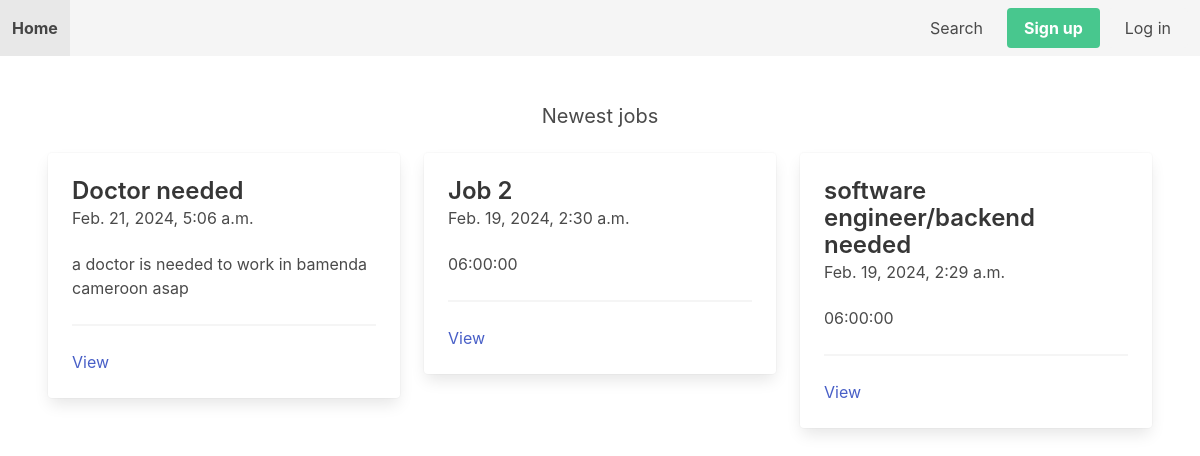
The page / on the database its author committed.
### job/models.py (models this page shows, shortened)
class Job(models.Model):
    SIZE_1_9 = 'size_1-9'
    SIZE_10_49 = 'size_10-49'
    SIZE_50_99 = 'size_50-99'
    SIZE_100 = 'size_100'
    CHOICES_SIZE = (
        (SIZE_1_9, '1-9'),
        (SIZE_10_49, '10-49'),
        (SIZE_50_99, '50-99'),
        (SIZE_100, '100+'),
    )
    ACTIVE = 'active'
    EMPLOYED = 'employed'
    ARCHIVED = 'archived'
    CHOICES_STATUS = (
        (ACTIVE, 'Active'),
        (EMPLOYED, 'Employed'),
        (ARCHIVED, 'Archived')
    )
    title = models.CharField(max_length=255)
    short_description = models.TextField()
    long_description = models.TextField(blank=True, null=True)
    company_name = models.CharField(max_length=255, default='')
    company_address = models.CharField(max_length=255, blank=True, null=True)
    company_zipcode = models.CharField(max_length=255, blank=True, null=True)
    company_place = models.CharField(max_length=255, blank=True, null=True)
    company_country = models.CharField(max_length=255, blank=True, null=True)
    company_size = models.CharField(max_length=20, choices=CHOICES_SIZE, default=SIZE_1_9)
    created_by = models.ForeignKey(User, related_name='jobs', on_delete=models.CASCADE)
    created_at = models.DateTimeField(auto_now_add=True)
    changed_at = models.DateTimeField(auto_now=True)
    status = models.CharField(max_length=20, choices=CHOICES_STATUS, default=ACTIVE)

### core/views.py (the view)
# urls.py: path('', frontpage, name='frontpage'),
def frontpage(request):
    jobs = Job.objects.filter(status=Job.ACTIVE).order_by('-created_at')[0:3]
    return render(request, 'frontpage.html', {'jobs': jobs})

### notification/context_processors.py (called while the page is built)
def notifications(request):
    if request.user.is_authenticated:
        return {'notifications': request.user.notifications.filter(is_read=False)}
    else:
        return {'notifications': []}

### core/templates/frontpage.html
{% extends 'base.html' %}
{% block content %}
    <h2 class="subtitle has-text-centered">Newest jobs</h2>
    <div class="columns">
        {% for job in jobs %}
            <div class="column is-4">
                <div class="card">
                    <div class="card-content">
                        <div class="media">
                            <div class="media-content">
                                <p class="title is-4">{{ job.title }}</p>
                                <p class="subtitle is-6">{{ job.created_at }}</p>
                            </div>
                        </div>
                        <div class="content">
                            {{ job.short_description }}
                            <hr>
                            <a href="{% url 'job_detail' job.id %}">View</a>
                        </div>
                    </div>
                </div>
            </div>
        {% endfor %}
    </div>
{% endblock %}

### rows shown on the page
Job: title "Doctor needed", created_at "Feb. 21, 2024, 5:06 a.m.", short_description "a doctor is needed to work in bamenda cameroon asap"
Job: title "Job 2", created_at "Feb. 19, 2024, 2:30 a.m.", short_description "06:00:00"
Job: title "software engineer/backend needed", created_at "Feb. 19, 2024, 2:29 a.m.", short_description "06:00:00"
